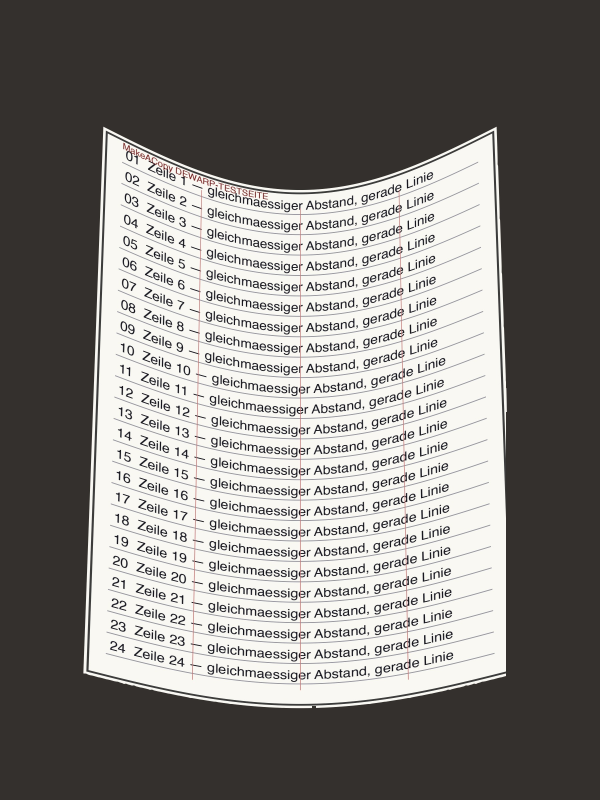
#> input picture dewarp_test.jpg, 1800 x 2400 px (shown at 1/3 size); its folder holds only this picture in this run
$ python labeler.py --img_dir ../..
#> lines starting #> are read from the running program, lines starting #| are printed output that depends on the picture; after the words box and inside, x2 and y2 are one past the last pixel; in counts of white or black regions, pixels touching at a corner belong together
#> in current_image, img is the input picture: shape (2400, 1800, 3); mean B, G, R 122.8, 126, 128.7
#!/usr/bin/env python3
# label_corners.py
#
# Practical OpenCV-based corner labeler with:
# - OpenCV corner proposal (baseline)
# - Robust mouse handling even when the window is resized (maps display -> original coords)
# - Stable label keys using relative paths (avoids basename collisions)
# - Consistent corner order (0..3 = TL,TR,BR,BL clockwise) enforced on save
# - Fast workflow: a = save+next, s = save only, n/p = next/prev, r = re-propose, q = quit
#
# Usage:
#   python label_corners.py --img_dir /path/to/images --out labels.jsonl
#
# Notes:
# - Labels are saved as JSONL: {"image": "<relative/path>", "corners": [[x,y],...]}
# - Corners are in ORIGINAL image pixel coords (not resized).

import os
import json
import argparse

import cv2
import numpy as np


# ----------------------------
# OpenCV corner proposal (simple baseline)
# Replace with your OpenCVUtils-like pipeline later if desired.
# ----------------------------
def propose_corners(img_bgr: np.ndarray) -> np.ndarray:
    h, w = img_bgr.shape[:2]
    gray = cv2.cvtColor(img_bgr, cv2.COLOR_BGR2GRAY)
    gray = cv2.GaussianBlur(gray, (5, 5), 0)

    thr = cv2.adaptiveThreshold(
        gray, 255,
        cv2.ADAPTIVE_THRESH_GAUSSIAN_C,
        cv2.THRESH_BINARY,
        31, 10
    )
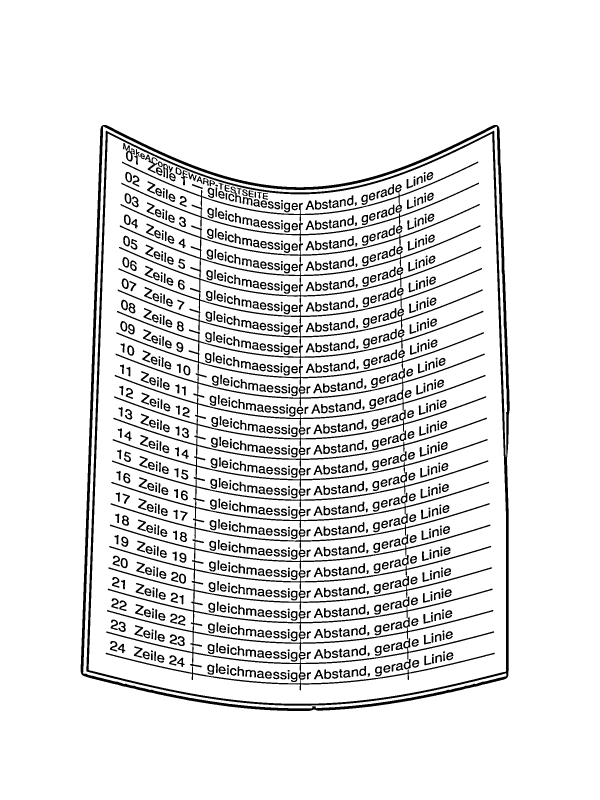
#> thr: shape (2400, 1800) (shown at 1/3 size); 90% white; 1111 black regions, largest, box (x1, y1, x2, y2) and area: (317, 485, 1484, 2071) 128892, (242, 375, 1529, 2133) 77781, (435, 464, 488, 519) 671
    thr = 255 - thr  # invert: document edges often become white-ish
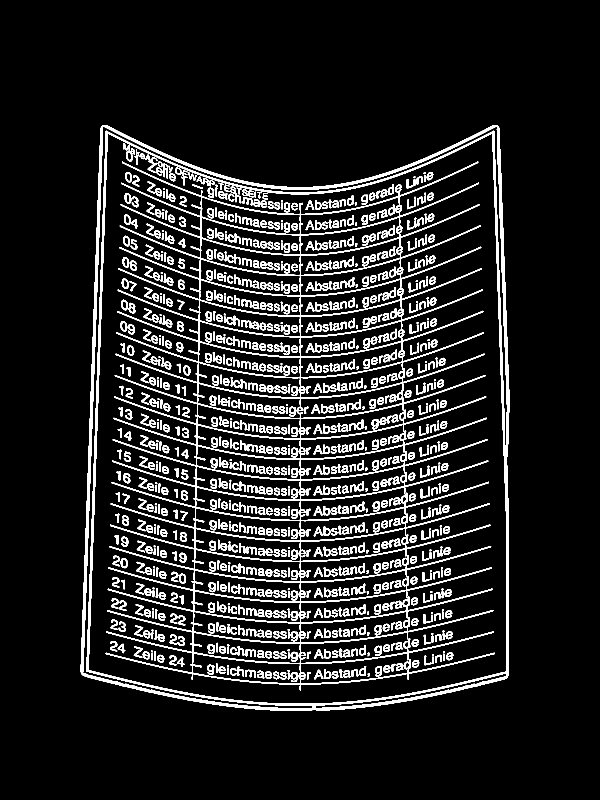
#> thr: shape (2400, 1800) (shown at 1/3 size); 10% white; 1111 white regions, largest, box (x1, y1, x2, y2) and area: (317, 485, 1484, 2071) 128892, (242, 375, 1529, 2133) 77781, (435, 464, 488, 519) 671
    thr = cv2.morphologyEx(thr, cv2.MORPH_CLOSE, np.ones((7, 7), np.uint8), iterations=1)
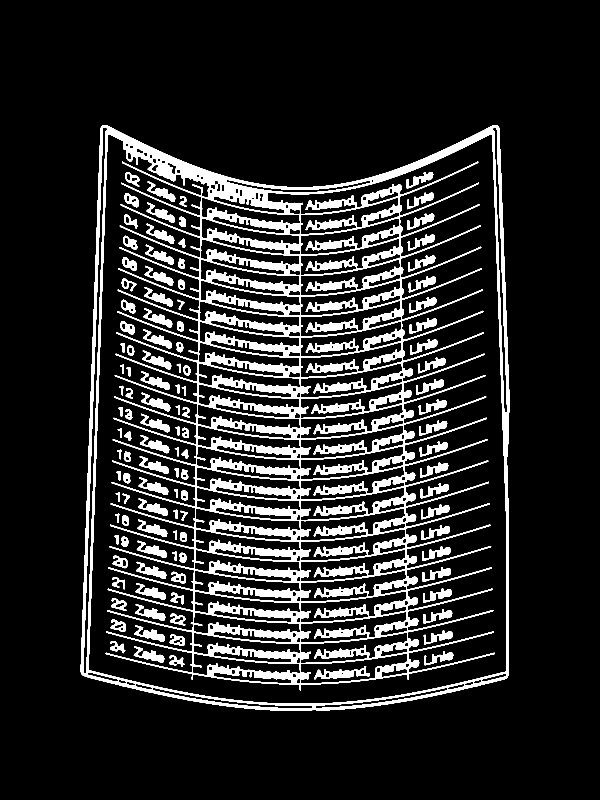
#> thr: shape (2400, 1800) (shown at 1/3 size); 13.1% white; 115 white regions, largest, box (x1, y1, x2, y2) and area: (242, 375, 1529, 2133) 466416, (942, 1998, 1110, 2038) 2621, (401, 1939, 493, 1988) 1762
    edges = cv2.Canny(thr, 50, 150)
#> edges: shape (2400, 1800); 3.4% white in thin lines or dots, all inside (x1, y1, x2, y2) = (241, 374, 1529, 2133)

    cnts, _ = cv2.findContours(edges, cv2.RETR_EXTERNAL, cv2.CHAIN_APPROX_SIMPLE)
#> cnts = 1 contour; box (x1, y1, x2, y2) and area: (241, 374, 1529, 2133) 2011347
#> (the rest of the program and of its run is left out)
